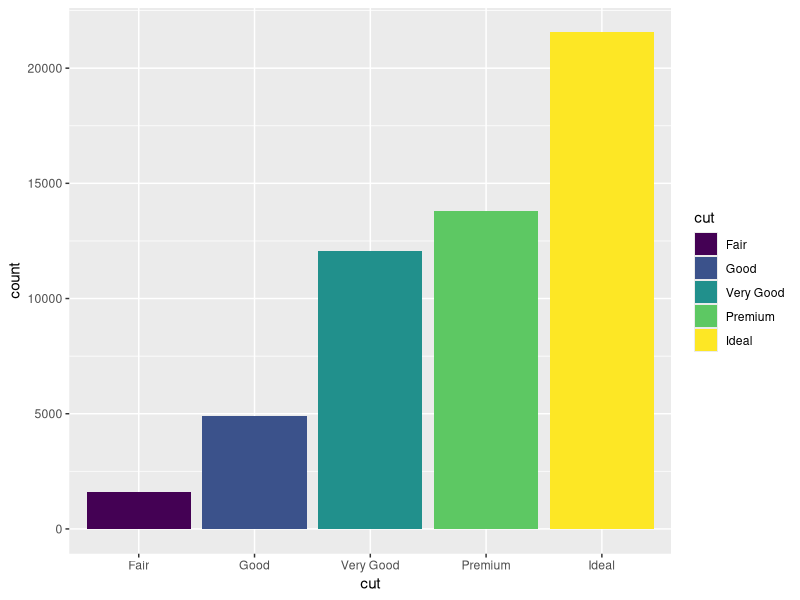
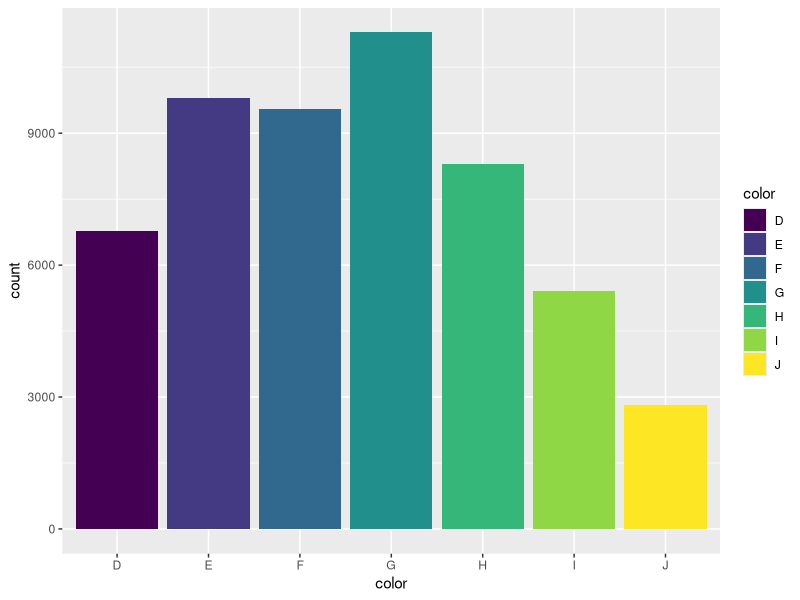
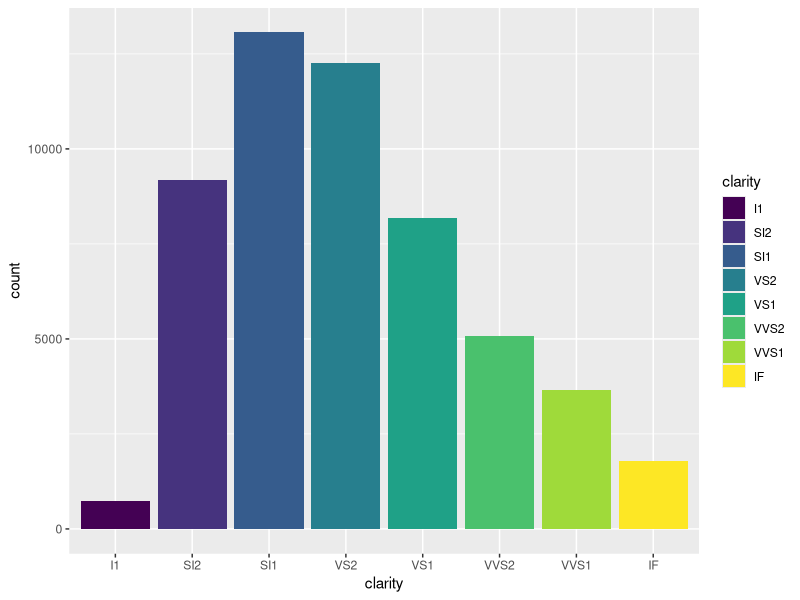

Write the R code that produced these figures, in order.
## ---- chunk 1
#| label: setup
#| include: false

library(tidyverse)
## ---- chunk 2
diamonds |> 
  ggplot(aes(x = cut, fill = cut)) + 
  geom_bar()
## ---- chunk 3
diamonds |> 
  ggplot(aes(x = color, fill = color)) + 
  geom_bar()
## ---- chunk 4
diamonds |> 
  ggplot(aes(x = clarity, fill = clarity)) + 
  geom_bar()
